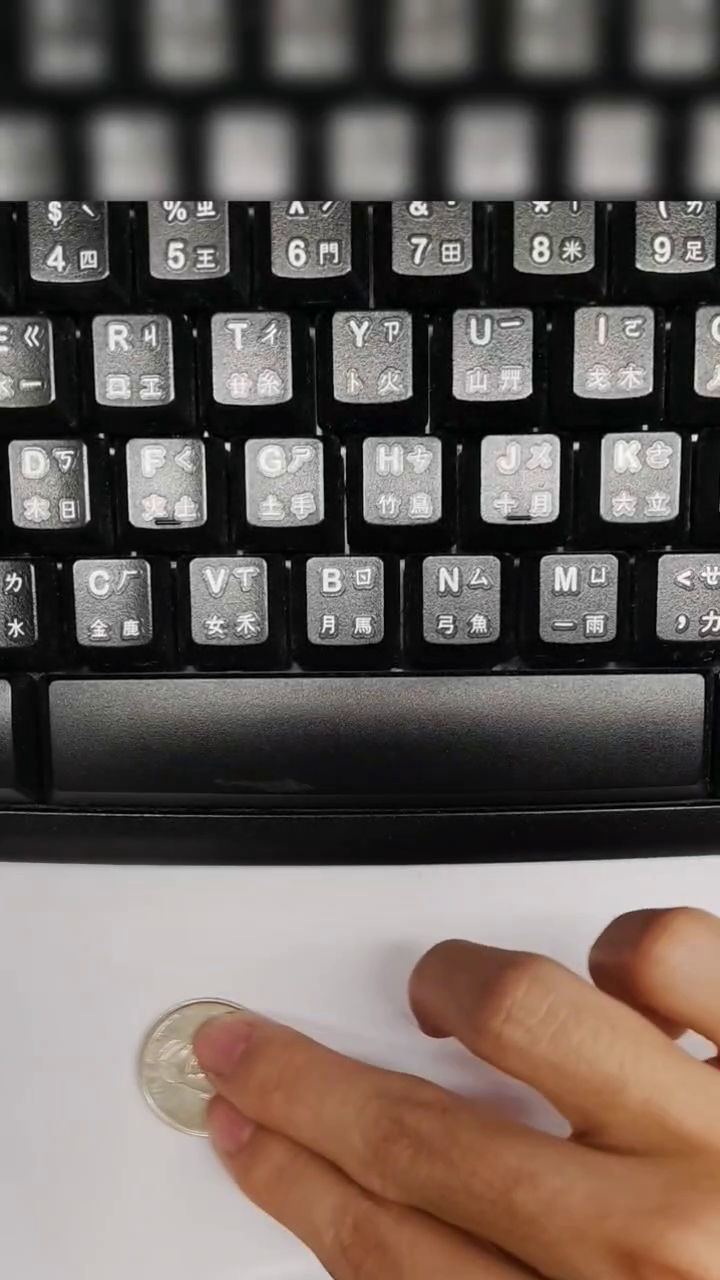
#> input picture frame 20 of Q1_Coin_Detection/coin.mp4, 720 x 1280 px
$ python opencv.py
#> lines starting #> are read from the running program, lines starting #| are printed output that depends on the picture
import cv2
import numpy as np
import time
cap = cv2.VideoCapture('coin.mp4')


while True:
    ret, frame = cap.read()
#> frame is the input picture: shape (1280, 720, 3); mean B, G, R 91, 96, 105.3
    start_time = time.time()
    gray = cv2.cvtColor(frame, cv2.COLOR_BGR2GRAY)
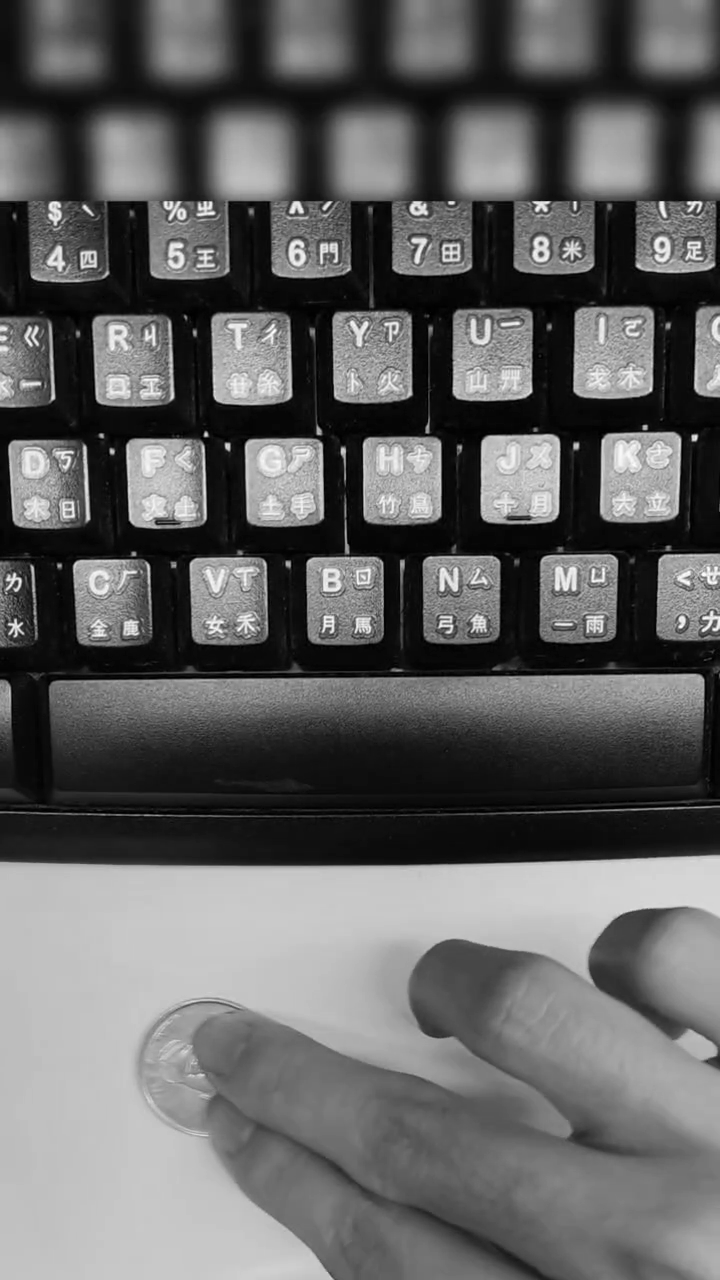
#> gray: shape (1280, 720); min 0, max 255, mean 98.2
    frame = cv2.resize(frame, (0,0), fx=0.4, fy=0.4 )
#> frame: shape (512, 288, 3)
    gray = cv2.resize(gray, (0,0), fx=0.4, fy=0.4 )
#> gray: shape (512, 288)
    gray = cv2.GaussianBlur(gray, (17,17), 2)
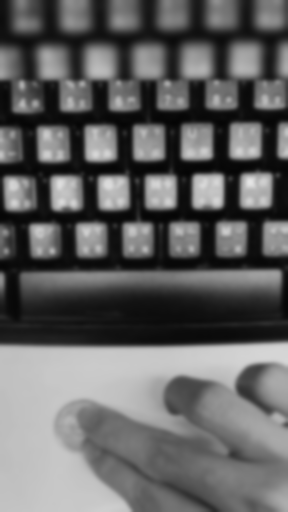
#> gray: shape (512, 288); min 4, max 229, mean 98.1
    circles = cv2.HoughCircles(
        gray,
        cv2.HOUGH_GRADIENT,
        dp=1,
        minDist=50,
        param1=70,
        param2=27,
        minRadius=7,
        maxRadius=30
    )
#> circles = None
    if circles is not None:
        circles = np.uint16(np.around(circles))
        for i in circles[0, :]:
            x, y, r = i[0], i[1], i[2]
            # 畫出硬幣的外圈（綠色線條，粗度 2）
            cv2.rectangle(frame, (i[0]-i[2], i[1]-i[2]), (i[0]+i[2], i[1]+i[2]), (0, 0, 255), 2)
            # 畫出硬幣的圓心（紅色實心點，半徑 3）
            cv2.circle(frame, (i[0], i[1]), 3, (0, 255, 0), -1)
            coordinate_text = f"({x}, {y})"
            text_position = (x - r, y - r - 5)
            cv2.putText(
                frame,
                coordinate_text,
                text_position,             # 自動計算出的文字放置位置
                cv2.FONT_HERSHEY_SIMPLEX,  # 字體
                0.4,                       # 字體大小（配合縮小後的畫面，0.4 剛剛好）
                (255, 255, 255),           # 文字顏色（白色）
                1                          # 線條粗細
            )
    end_time = time.time()
    processing_time = end_time - start_time
    if ret:
        time_text = f"Time: {processing_time * 1000:.2f} ms"

    # 如果時間小於等於 100 毫秒 (0.1秒)，顯示綠色（安全）；超過則顯示紅色（超標）
        text_color = (0, 255, 0) if processing_time <= 0.1 else (0, 0, 255)

        cv2.putText(
            frame,
            time_text,
            (10, 30),                  # 文字左下角的座標 (X, Y)
            cv2.FONT_HERSHEY_SIMPLEX,  # 字體
            0.7,                       # 字體大小倍率
            text_color,                # 顏色
            2
        )
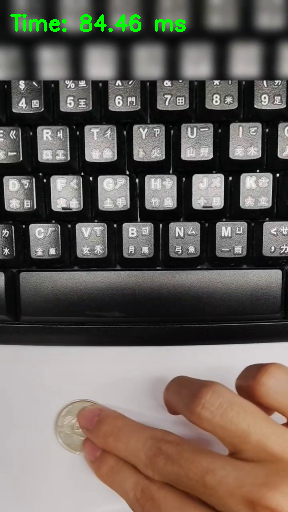
#> frame: shape (512, 288, 3); mean B, G, R 90.4, 97.2, 104.7

        cv2.imshow('frame', frame)
        cv2.imshow("Gray", gray)
    else:
      break
    if cv2.waitKey(16) == ord('q'):
#> (key q is pressed here)
      break

$ run again, starting later in the video
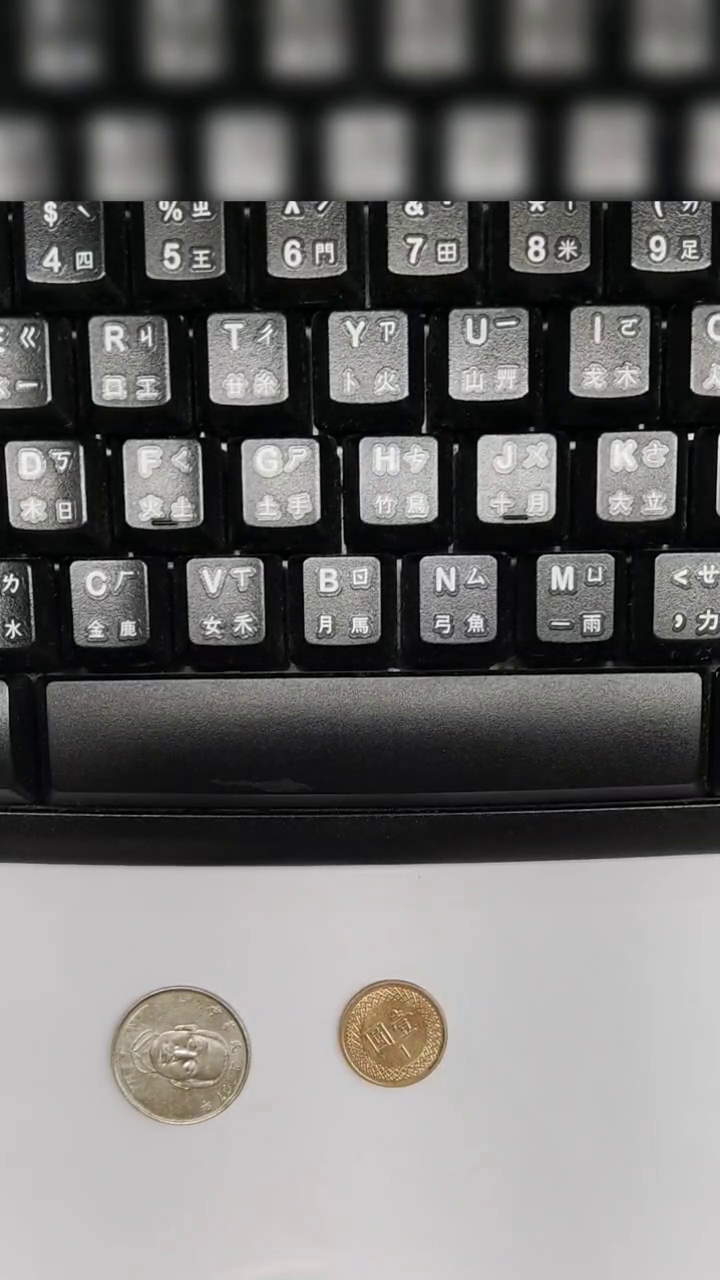
#> input picture frame 90 of Q1_Coin_Detection/coin.mp4, 720 x 1280 px
#> frame is the input picture: shape (1280, 720, 3); mean B, G, R 108.9, 109.7, 110.7
#> `gray = cv2.GaussianBlur(gray, (17,17), 2)`:
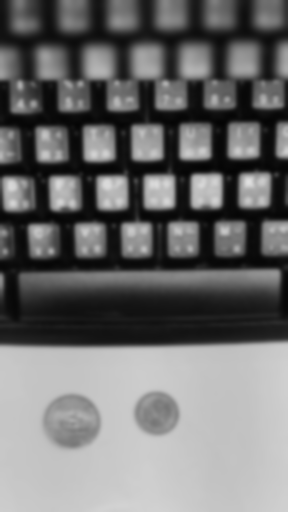
#> gray: shape (512, 288); min 4, max 224, mean 109.9
#> `circles = cv2.HoughCircles( gray, cv2.HOUGH_GRADIENT, dp=1, minDist=50..`: circles = [[156.5, 413.5, 21.8], [71.5, 422.5, 28.3]]
#> `circles = np.uint16(np.around(circles))`: circles = [[156, 414, 22], [72, 422, 28]]
#> the loop `for i in circles[0, :]:` made 2 passes
#> (x, y, r, text_position) on passes 1 to 2: (156, 414, 22, (134, 387)), (72, 422, 28, (44, 389))
#> `cv2.putText( frame, time_text, (10, 30),`:
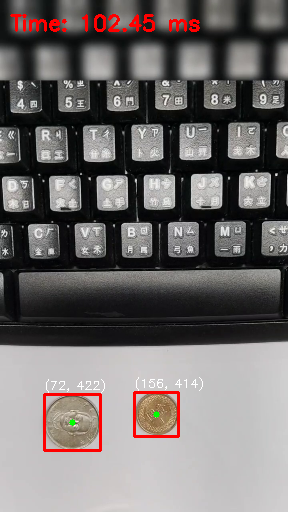
#> frame: shape (512, 288, 3); mean B, G, R 106.9, 107.8, 112.7

$ run again, starting later in the video
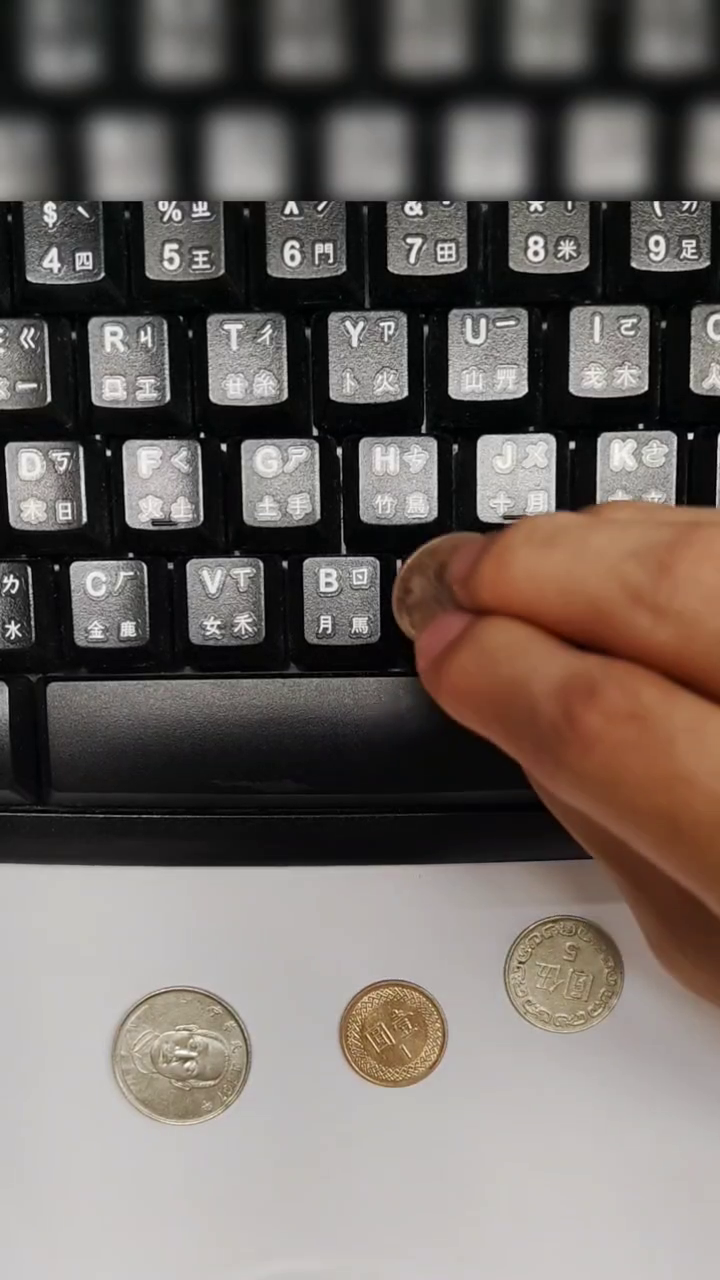
#> input picture frame 160 of Q1_Coin_Detection/coin.mp4, 720 x 1280 px
#> frame is the input picture: shape (1280, 720, 3); mean B, G, R 100, 104.7, 112.6
#> `gray = cv2.GaussianBlur(gray, (17,17), 2)`:
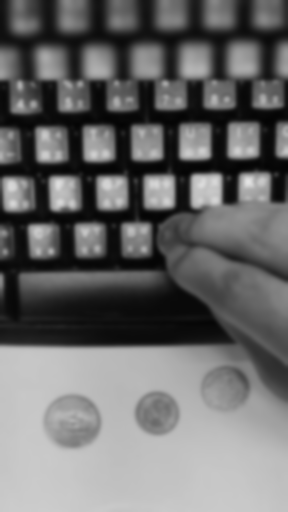
#> gray: shape (512, 288); min 4, max 227, mean 106.4
#> `circles = cv2.HoughCircles( gray, cv2.HOUGH_GRADIENT, dp=1, minDist=50..`: circles = [[156.5, 412.5, 21.8], [72.5, 421.5, 28.2], [226.5, 387.5, 22.7]]
#> `circles = np.uint16(np.around(circles))`: circles = [[156, 412, 22], [72, 422, 28], [226, 388, 23]]
#> the loop `for i in circles[0, :]:` made 3 passes
#> (x, y, r, text_position) on passes 1 to 3: (156, 412, 22, (134, 385)), (72, 422, 28, (44, 389)), (226, 388, 23, (203, 360))
#> `cv2.putText( frame, time_text, (10, 30),`:
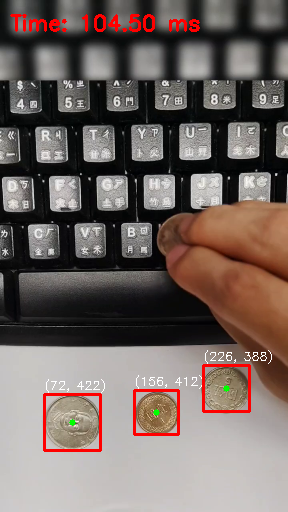
#> frame: shape (512, 288, 3); mean B, G, R 97.7, 102.6, 115.1
